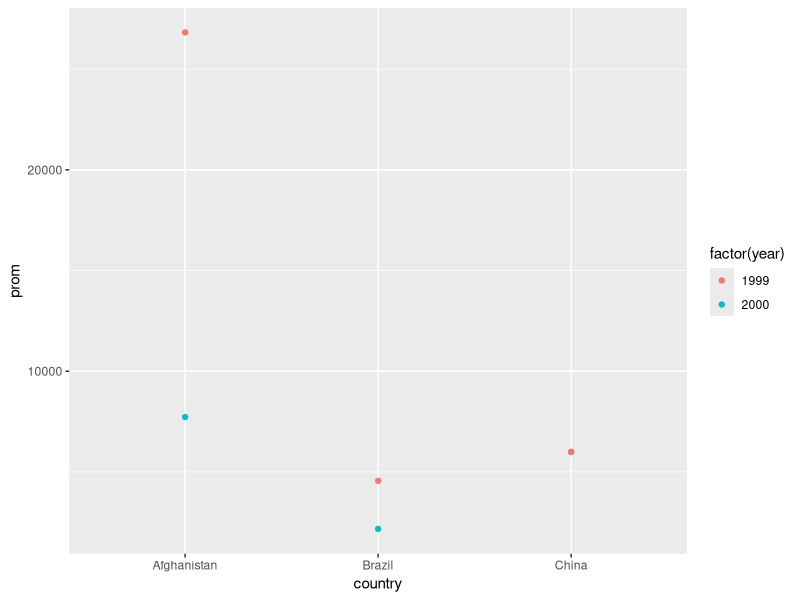

Recreate this plot in R.
library(tidyverse)

datos <- table1
datos$year <- as.numeric(datos$year)

datos %>%
  mutate(prom = population / cases) %>% 
  arrange(prom) %>% 
  
  #ejemplo de una gráfica de puntos, dando color por año
  ggplot(aes(country, prom, color = factor(year))) + 
  geom_point()

